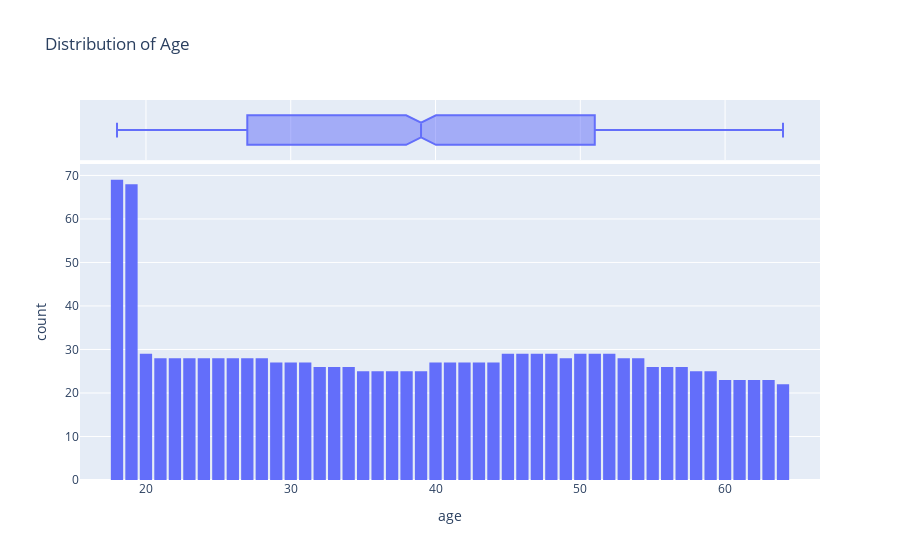

Notebook source saved alongside this figure:
### Code cell
fig=px.histogram(medical_df,
                 x='age',
                 marginal='box',
                 nbins=47,
                 title='Distribution of Age')
fig.update_layout(bargap=0.15)
# fig.show()

### Figure 1 — Plotly figure (JSON) as saved in the notebook; plotly's stock layout.template omitted (floating-point values rounded to 4 significant figures; data arrays with more than 128 entries replaced by an {"elided": "..."} marker saying what was removed)
{"data": [{"alignmentgroup": "True", "bingroup": "x", "hovertemplate": "age=%{x}<br>count=%{y}<extra></extra>", "legendgroup": "", "marker": {"color": "#636efa", "pattern": {"shape": ""}}, "name": "", "nbinsx": 47, "offsetgroup": "", "orientation": "v", "showlegend": false, "type": "histogram", "x": {"elided": "1338 int values"}, "xaxis": "x", "yaxis": "y"}, {"alignmentgroup": "True", "hovertemplate": "age=%{x}<extra></extra>", "legendgroup": "", "marker": {"color": "#636efa"}, "name": "", "notched": true, "offsetgroup": "", "showlegend": false, "type": "box", "x": {"elided": "1338 int values"}, "xaxis": "x2", "yaxis": "y2"}], "layout": {"bargap": 0.15, "barmode": "relative", "legend": {"tracegroupgap": 0}, "title": {"text": "Distribution of Age"}, "xaxis": {"anchor": "y", "domain": [0, 1], "title": {"text": "age"}}, "xaxis2": {"anchor": "y2", "domain": [0, 1], "matches": "x", "showgrid": true, "showticklabels": false}, "yaxis": {"anchor": "x", "domain": [0, 0.8316], "title": {"text": "count"}}, "yaxis2": {"anchor": "x2", "domain": [0.8416, 1], "matches": "y2", "showgrid": false, "showline": false, "showticklabels": false, "ticks": ""}}}
